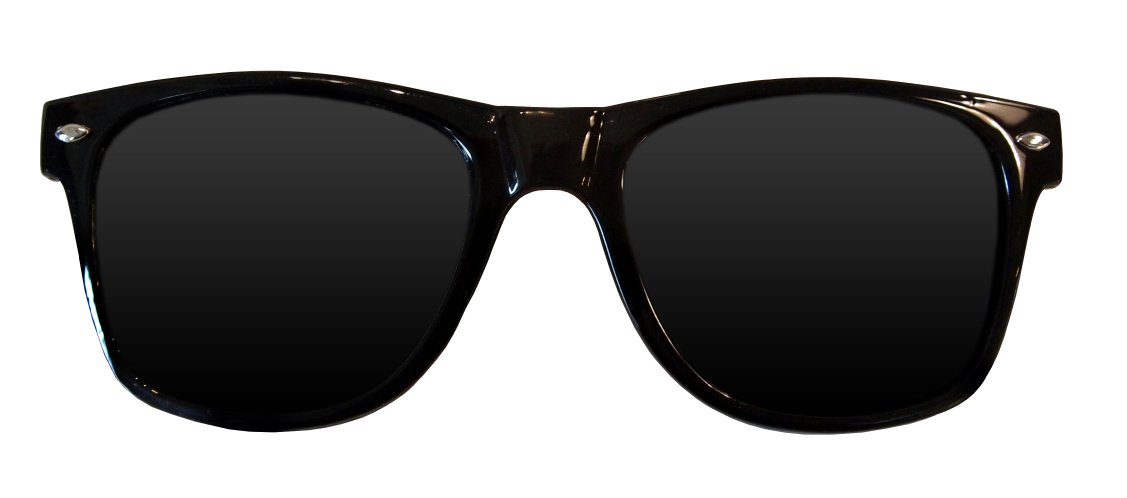
#> input picture photog.png, 3381 x 1494 px (shown at 1/3 size)
$ jupyter execute --allow-errors Workshop.ipynb
#> lines starting #> are read from the running program, lines starting #| are printed output that depends on the picture; after the words box and inside, x2 and y2 are one past the last pixel; in counts of white or black regions, pixels touching at a corner belong together
[cell 1]
import cv2
import numpy as np
import matplotlib.pyplot as plt

[cell 2]
faceImage = cv2.imread('photo.JPG')
#> (the rest of this cell did not finish here and is left out)

#> (a cell that did not finish here is left out)

#> (a cell that did not finish here is left out)

[cell 5]
glassPNG = cv2.imread('photog.png',-1)
#> glassPNG is the input picture: shape (1494, 3381, 4); mean B, G, R, A 141.9, 142.2, 142.4, 125.6
plt.imshow(glassPNG[:,:,::-1]);plt.title("glassPNG")
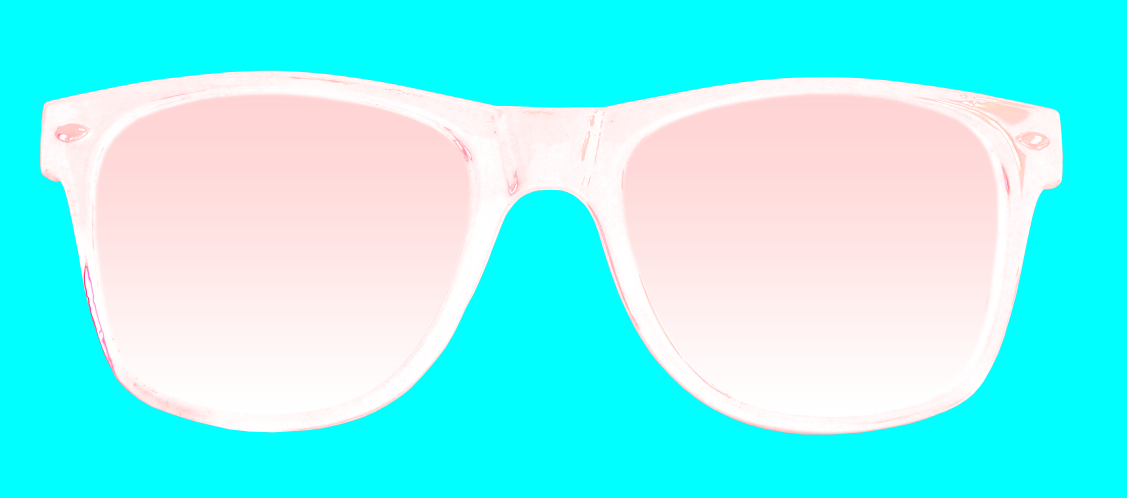
#> shown: shape (1494, 3381, 4) (shown at 1/3 size); mean R, G, B, A 125.6, 142.4, 142.2, 141.9; transparent parts drawn white

[cell 6]
glassPNG = cv2.resize(glassPNG,(310,150))
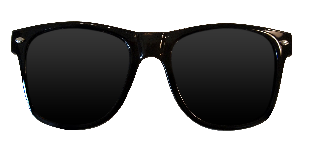
#> glassPNG: shape (150, 310, 4); mean B, G, R, A 141.9, 142.1, 142.4, 125.7
print("image Dimension ={}".format(glassPNG.shape))
#| image Dimension =(150, 310, 4)

[cell 7]
glassBGR = glassPNG[:,:,0:3]
glassMask1 = glassPNG[:,:,3]
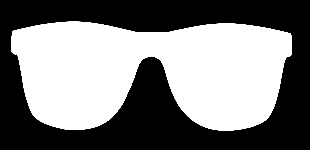
#> glassMask1: shape (150, 310); min 0, max 255, mean 125.7

[cell 8]
plt.figure(figsize=[10,10])
plt.subplot(121);plt.imshow(glassBGR[:,:,::-1]);plt.title('Sunglass Color channels');
plt.subplot(122);plt.imshow(glassMask1,cmap='gray');plt.title('Sunglass Alpha channel');
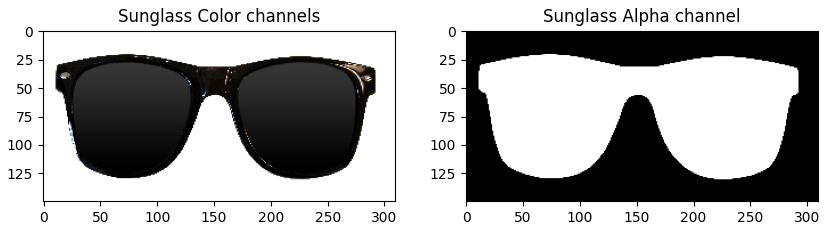
#> figure drawn by matplotlib, 2 panels

#> (a cell that did not finish here is left out)

[cell 10]
glassMask = cv2.merge((glassMask1,glassMask1,glassMask1))
glassMask = np.uint8(glassMask/255)
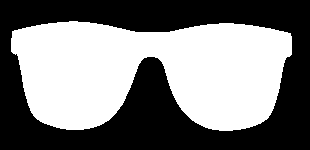
#> glassMask: shape (150, 310, 3); values 0 (black) and 1 (white), 49.1% white; 1 white region, box (x1, y1, x2, y2) and area: (11, 21, 292, 131) 22827

#> (a cell that did not finish here is left out)

[cell 12]
maskedGlass = cv2.multiply(glassBGR,glassMask)
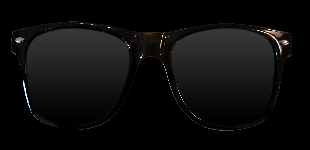
#> maskedGlass: shape (150, 310, 3); mean B, G, R 12.5, 12.7, 13
#> (the rest of this cell did not finish here and is left out)

$ run again, with eye and glass region.png copied over photog.png
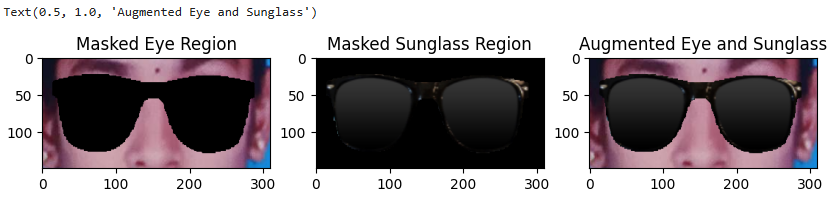
#> input picture eye and glass region.png, 831 x 197 px
#> glassPNG is the input picture: shape (197, 831, 4); mean B, G, R, A 152, 148.6, 156.1, 255
#> `glassPNG = cv2.resize(glassPNG,(310,150))`:
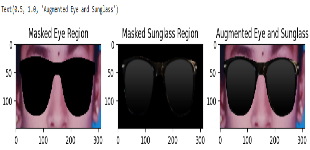
#> glassPNG: shape (150, 310, 4); mean B, G, R, A 152.6, 149.2, 156.6, 255
#| image Dimension =(150, 310, 4)
#> glassMask1: shape (150, 310); every value is 255
#> `[cell 8] plt.figure(figsize=[10,10]) plt.subplot(121);plt.imshow(glass..`:
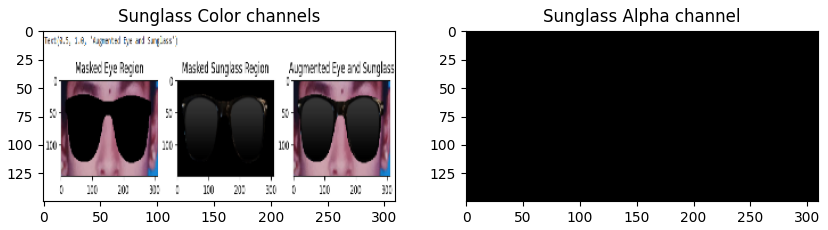
#> figure drawn by matplotlib, 2 panels

$ run again, with glass color channel.png copied over photog.png
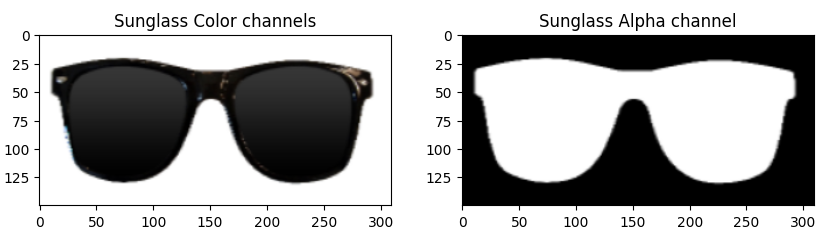
#> input picture glass color channel.png, 827 x 235 px
#> glassPNG is the input picture: shape (235, 827, 4); mean B, G, R, A 173.8, 173.9, 174, 255
#> `glassPNG = cv2.resize(glassPNG,(310,150))`:
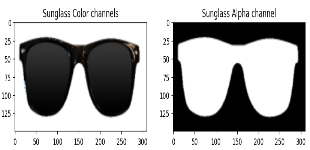
#> glassPNG: shape (150, 310, 4); mean B, G, R, A 173.7, 173.8, 173.9, 255
#| image Dimension =(150, 310, 4)
#> glassMask1: shape (150, 310); every value is 255
#> `[cell 8] plt.figure(figsize=[10,10]) plt.subplot(121);plt.imshow(glass..`:
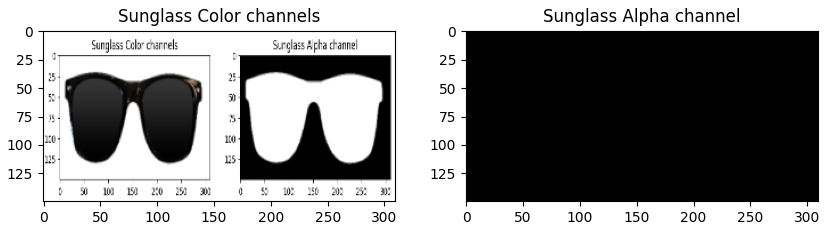
#> figure drawn by matplotlib, 2 panels
